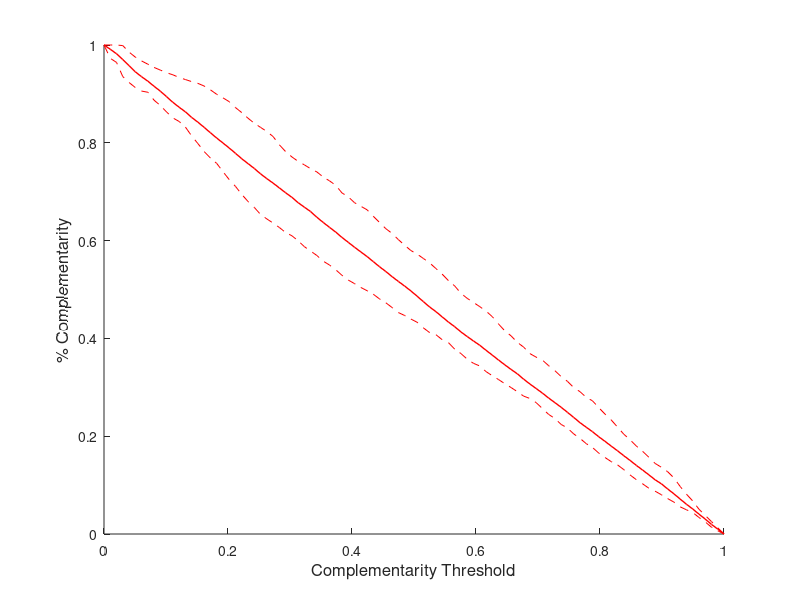

Source code (MATLAB):
q = linspace(0,1,100);
A1 =  load('complementarityAll.txt'); 
%A2 =  load('mincomplementariedad.txt'); 
%A3 =  load('maxcomplementariedad.txt'); 
hold on
plot(q,mean(A1),'r','LineWidth',1);
hold on
An = sort(A1,'descend');

plot(q,An(1,:),'r--');
hold on
plot(q,An(9,:),'r--');

xlabel(('Complementarity Threshold'),"fontsize",12)
ylabel('% Complementarity',"fontsize",12)
%print -color -F:12 complementarity.eps
